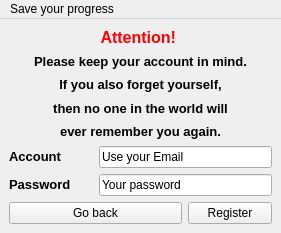
<?xml version="1.0" encoding="UTF-8"?>
<ui version="4.0">
 <class>Becomeamember</class>
 <widget class="QMainWindow" name="Becomeamember">
  <property name="geometry">
   <rect>
    <x>0</x>
    <y>0</y>
    <width>281</width>
    <height>233</height>
   </rect>
  </property>
  <property name="windowTitle">
   <string>Become a member of Site-3408!</string>
  </property>
  <property name="documentMode">
   <bool>false</bool>
  </property>
  <widget class="QWidget" name="centralwidget">
   <layout class="QGridLayout" name="gridLayout">
    <item row="0" column="0" colspan="3">
     <widget class="QLabel" name="label_3">
      <property name="text">
       <string>&lt;html&gt;&lt;head/&gt;&lt;body&gt;&lt;p align=&quot;center&quot;&gt;&lt;span style=&quot; font-size:12pt; font-weight:600; color:#ff0000;&quot;&gt;Attention! &lt;/span&gt;&lt;/p&gt;&lt;/body&gt;&lt;/html&gt;</string>
      </property>
     </widget>
    </item>
    <item row="1" column="0" colspan="3">
     <widget class="QLabel" name="label_4">
      <property name="text">
       <string>&lt;html&gt;&lt;head/&gt;&lt;body&gt;&lt;p align=&quot;center&quot;&gt;&lt;span style=&quot; font-size:10pt; font-weight:600;&quot;&gt;Please keep your account in mind.&lt;/span&gt;&lt;/p&gt;&lt;/body&gt;&lt;/html&gt;</string>
      </property>
     </widget>
    </item>
    <item row="2" column="0" colspan="3">
     <widget class="QLabel" name="label_5">
      <property name="text">
       <string>&lt;html&gt;&lt;head/&gt;&lt;body&gt;&lt;p align=&quot;center&quot;&gt;&lt;span style=&quot; font-size:10pt; font-weight:600;&quot;&gt;If you also forget yourself,&lt;/span&gt;&lt;/p&gt;&lt;/body&gt;&lt;/html&gt;</string>
      </property>
     </widget>
    </item>
    <item row="3" column="0" colspan="3">
     <widget class="QLabel" name="label_6">
      <property name="text">
       <string>&lt;html&gt;&lt;head/&gt;&lt;body&gt;&lt;p align=&quot;center&quot;&gt;&lt;span style=&quot; font-size:10pt; font-weight:600;&quot;&gt;then no one in the world will&lt;/span&gt;&lt;/p&gt;&lt;/body&gt;&lt;/html&gt;</string>
      </property>
     </widget>
    </item>
    <item row="4" column="0" colspan="3">
     <widget class="QLabel" name="label_7">
      <property name="text">
       <string>&lt;html&gt;&lt;head/&gt;&lt;body&gt;&lt;p align=&quot;center&quot;&gt;&lt;span style=&quot; font-size:10pt; font-weight:600;&quot;&gt;ever remember you again.&lt;/span&gt;&lt;/p&gt;&lt;/body&gt;&lt;/html&gt;</string>
      </property>
     </widget>
    </item>
    <item row="5" column="0">
     <widget class="QLabel" name="label">
      <property name="text">
       <string>&lt;html&gt;&lt;head/&gt;&lt;body&gt;&lt;p&gt;&lt;span style=&quot; font-size:10pt; font-weight:600;&quot;&gt;Account&lt;/span&gt;&lt;/p&gt;&lt;/body&gt;&lt;/html&gt;</string>
      </property>
     </widget>
    </item>
    <item row="5" column="1" colspan="2">
     <widget class="QLineEdit" name="lineEdit">
      <property name="text">
       <string>Use your Email</string>
      </property>
     </widget>
    </item>
    <item row="6" column="0">
     <widget class="QLabel" name="label_2">
      <property name="text">
       <string>&lt;html&gt;&lt;head/&gt;&lt;body&gt;&lt;p&gt;&lt;span style=&quot; font-size:10pt; font-weight:600;&quot;&gt;Password&lt;/span&gt;&lt;/p&gt;&lt;/body&gt;&lt;/html&gt;</string>
      </property>
     </widget>
    </item>
    <item row="6" column="1" colspan="2">
     <widget class="QLineEdit" name="lineEdit_2">
      <property name="text">
       <string>Your password</string>
      </property>
     </widget>
    </item>
    <item row="7" column="0" colspan="2">
     <widget class="QPushButton" name="Goback">
      <property name="text">
       <string>Go back</string>
      </property>
     </widget>
    </item>
    <item row="7" column="2">
     <widget class="QPushButton" name="Register">
      <property name="text">
       <string>Register</string>
      </property>
     </widget>
    </item>
   </layout>
  </widget>
  <widget class="QMenuBar" name="menubar">
   <property name="geometry">
    <rect>
     <x>0</x>
     <y>0</y>
     <width>281</width>
     <height>22</height>
    </rect>
   </property>
   <widget class="QMenu" name="menuSave_your_progress">
    <property name="title">
     <string>Save your progress</string>
    </property>
   </widget>
   <addaction name="menuSave_your_progress"/>
  </widget>
 </widget>
 <resources/>
 <connections/>
 <designerdata>
  <property name="gridDeltaX">
   <number>10</number>
  </property>
  <property name="gridDeltaY">
   <number>10</number>
  </property>
  <property name="gridSnapX">
   <bool>true</bool>
  </property>
  <property name="gridSnapY">
   <bool>true</bool>
  </property>
  <property name="gridVisible">
   <bool>true</bool>
  </property>
 </designerdata>
</ui>
